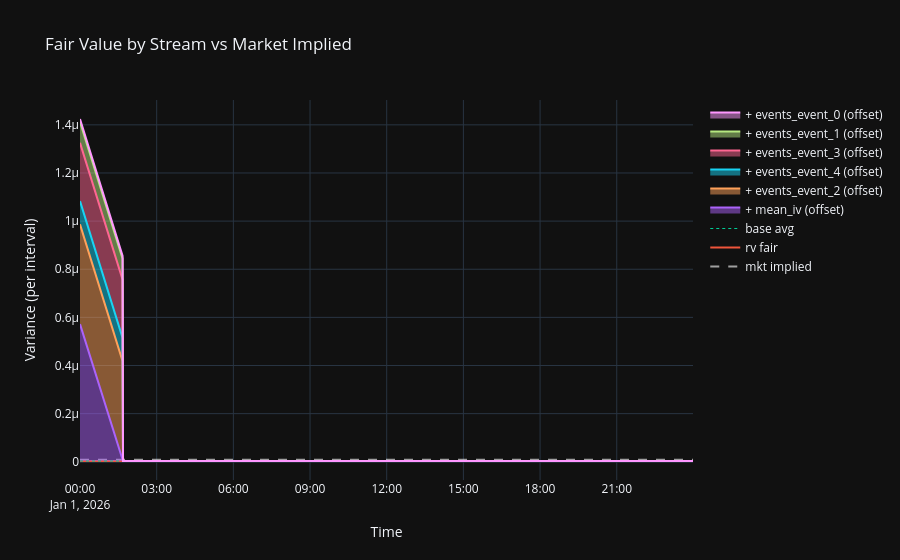

The cell this chart's notebook holds for it:
### Code cell
# Graph 1: Fair Value by Stream vs Market Implied
fig1 = go.Figure()

avg_blocks = [b for b in blocks if b.aggregation_logic == 'average']
offset_blocks = [b for b in blocks if b.aggregation_logic == 'offset']

# Market implied reference
fig1.add_trace(go.Scatter(
    x=ts, y=plot_df['mkt_implied'].to_list(),
    name='mkt implied',
    line=dict(dash='dash', color='rgba(255,255,255,0.6)', width=2)
))

# Average blocks — overlapping
for b in avg_blocks:
    fig1.add_trace(go.Scatter(
        x=ts, y=plot_df[f'{b.block_name}_fair'].to_list(),
        name=f'{b.block_name} fair', mode='lines'
    ))

# Combined base (avg of average blocks)
base = plot_df['average_fair'] / plot_df['average_fair_count']

# Base trace (anchor for offset fill)
fig1.add_trace(go.Scatter(
    x=ts, y=base.to_list(),
    name='base avg', line=dict(width=1, dash='dot')
))

# Offset blocks — stacked on base
cumulative = base.clone()
for b in offset_blocks:
    cumulative = cumulative + plot_df[f'{b.block_name}_fair']
    fig1.add_trace(go.Scatter(
        x=ts, y=cumulative.to_list(),
        name=f'+ {b.block_name} (offset)',
        fill='tonexty'
    ))

fig1.update_layout(
    title='Fair Value by Stream vs Market Implied',
    template='plotly_dark',
    xaxis_title='Time', yaxis_title='Variance (per interval)'
)
fig1.show()

### Figure 1 — Plotly figure (JSON) as saved in the notebook; plotly's stock layout.template omitted (floating-point values rounded to 4 significant figures; data arrays with more than 128 entries replaced by an {"elided": "..."} marker saying what was removed)
{"data": [{"line": {"color": "rgba(255,255,255,0.6)", "dash": "dash", "width": 2}, "name": "mkt implied", "type": "scatter", "x": {"elided": "1440 str values"}, "y": {"elided": "1440 float values"}}, {"mode": "lines", "name": "rv fair", "type": "scatter", "x": {"elided": "1440 str values"}, "y": {"elided": "1440 float values"}}, {"line": {"dash": "dot", "width": 1}, "name": "base avg", "type": "scatter", "x": {"elided": "1440 str values"}, "y": {"elided": "1440 float values"}}, {"fill": "tonexty", "name": "+ mean_iv (offset)", "type": "scatter", "x": {"elided": "1440 str values"}, "y": {"elided": "1440 float values"}}, {"fill": "tonexty", "name": "+ events_event_2 (offset)", "type": "scatter", "x": {"elided": "1440 str values"}, "y": {"elided": "1440 float values"}}, {"fill": "tonexty", "name": "+ events_event_4 (offset)", "type": "scatter", "x": {"elided": "1440 str values"}, "y": {"elided": "1440 float values"}}, {"fill": "tonexty", "name": "+ events_event_3 (offset)", "type": "scatter", "x": {"elided": "1440 str values"}, "y": {"elided": "1440 float values"}}, {"fill": "tonexty", "name": "+ events_event_1 (offset)", "type": "scatter", "x": {"elided": "1440 str values"}, "y": {"elided": "1440 float values"}}, {"fill": "tonexty", "name": "+ events_event_0 (offset)", "type": "scatter", "x": {"elided": "1440 str values"}, "y": {"elided": "1440 float values"}}], "layout": {"title": {"text": "Fair Value by Stream vs Market Implied"}, "xaxis": {"title": {"text": "Time"}}, "yaxis": {"title": {"text": "Variance (per interval)"}}}}
